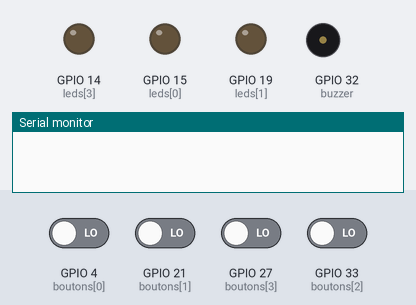
Recording of a sketch running on a simulated ESP32. Shown: output pins drawn as LEDs (lit = HIGH), buzzer (waves = sounding), the last lines printed to the serial monitor. Dashed ring = blinking. The test bench sets the inputs (shaded band); at power-on: GPIO 4 (boutons[0]), GPIO 21 (boutons[1]), GPIO 27 (boutons[3]), GPIO 33 (boutons[2]) LOW. Random numbers use the default seed unless the sketch sets one; pins used as bus, display or sensor lines are not drawn.

Above: at 1.2 s.
1.3 s: GPIO 4 (boutons[0]) driven HIGH
At 3.8 s:
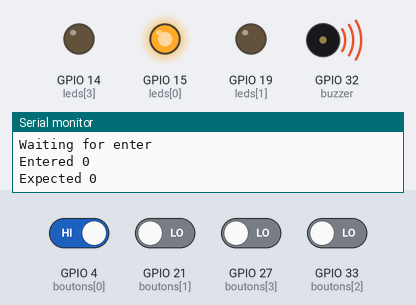
4.1 s: GPIO 4 (boutons[0]) driven LOW
At 5.0 s:
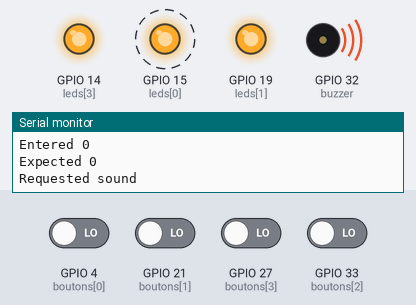
6.6 s: GPIO 21 (boutons[1]) driven HIGH
At 9.3 s:
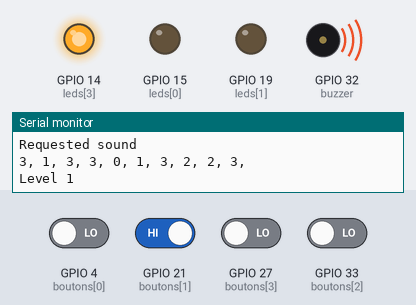
9.6 s: GPIO 27 (boutons[3]) driven HIGH
11.2 s: GPIO 27 (boutons[3]) driven LOW
At 14.5 s:
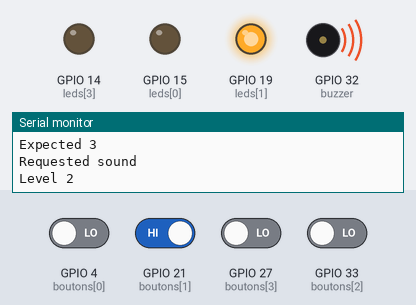
Timing chart, 0 to 18.2 s (numbered marks = the images above; inputs shaded):
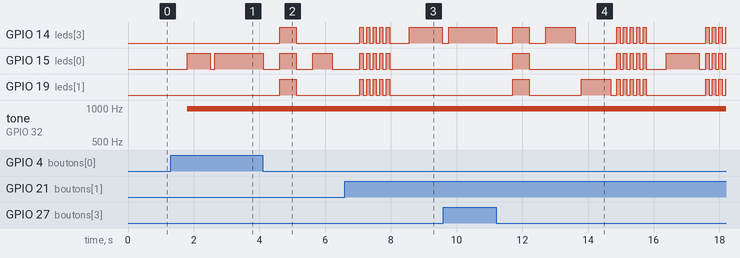

Measured:
- after the input at 1.3 s, GPIO 15 (leds[0]): LOW → HIGH after 0.50 s, → LOW 0.70 s later, → HIGH 0.14 s later; tone on GPIO 32 (buzzer): silent → 987 Hz after 0.50 s
- after the input at 4.1 s, GPIO 14 (leds[3]), GPIO 19 (leds[1]): LOW → HIGH after 0.52 s, → LOW 0.50 s later; GPIO 15 (leds[0]): alternates HIGH for 0.55 s and LOW for 0.50 s, starting at once
- after the input at 6.6 s, GPIO 14 (leds[3]): goes 4 × (HIGH 0.10 s, LOW 0.10 s), HIGH 0.10 s, LOW 0.60 s, HIGH 1.0 s, then LOW, starting after 0.46 s; GPIO 15 (leds[0]), GPIO 19 (leds[1]): alternates HIGH for 0.10 s and LOW for 0.10 s, 10 changes in all, then stays LOW, starting after 0.46 s
- after the input at 11.2 s, GPIO 14 (leds[3]): HIGH → LOW at once, → HIGH 0.50 s later, → LOW 0.50 s later, → HIGH 0.50 s later, … (22 changes in this stretch); GPIO 15 (leds[0]): LOW → HIGH after 0.52 s, → LOW 0.50 s later, → HIGH 2.7 s later, → LOW 0.10 s later, … (21 changes in this stretch)

The sketch:

cadenas_simon.ino
```cpp
#include "puzzlelib.h"
#define PUZZLE

const int MAX_LEVEL = 10;
int sequence[MAX_LEVEL];
int your_sequence[MAX_LEVEL];
int level = 0;

int velocity = 700;
int boutonStart = 10;
int boutons[4] = {4,21, 33, 27};
int leds[4] = {15, 19, 32, 14};
note_t notes[4] = {NOTE_A, NOTE_C, NOTE_E, NOTE_G};
int buzzer = 32;

bool locked = true;

void set_all(int state) {
  for (int i = 0; i < 4; ++i) {
    digitalWrite(leds[i], state);
  }
}

void set_state(bool lock) {
  if (locked) {
    Serial.println("unlock");
    delay(1000);
  } else {
  }

  locked = lock;
}

void setup() {
  Serial.begin(9600);
  Serial.println();
  ledcSetup(0, 2048, 10);
  ledcAttachPin(buzzer, 0);
  //set up boutons & leds
  for (int i = 0; i < 4; ++i) {
    pinMode(boutons[i], INPUT);
    pinMode(leds[i], OUTPUT);
    digitalWrite(leds[i], HIGH);
  }
  set_all(LOW);


  if (puzzle_init(set_state, "SIMN") != PUZZLE_OK) {
    Serial.println("Error initializing puzzle");
  }
}

void loop() {
  if (!locked) {
    set_all(HIGH);
    return;
  }

  if (level == 0) {
    int buttonPressed = -1;
    while (buttonPressed == -1) {
      for (int j = 0; j < 4; j++) {
      	if (digitalRead(boutons[j]) == HIGH)
      	  buttonPressed = j;
      }
    }
    level = 1;
    generate_sequence();
    delay(500);
  } else {
    Serial.print("Level ");
    Serial.println(level);
    //montre la séquence
    show_sequence();
    //enregistre ta séquence
    get_sequence();
  }
}

void show_sequence(){
  //éteint toutes les leds
  set_all(LOW);

  //montre la séquence
  for (int i = 0; i < level; i++){
    digitalWrite(leds[sequence[i]], HIGH);
    ledcWriteNote(0, NOTE_B, 5);
    delay(velocity);
    digitalWrite(leds[sequence[i]], LOW);
    delay(velocity/5);
  }
}

void get_sequence() {
  for (int i = 0; i < level; i++){
    int buttonPressed = -1;
    Serial.println("Waiting for enter");
    while (buttonPressed == -1) {
      for (int j = 0; j < 4; j++) {
      	if (digitalRead(boutons[j]) == HIGH) {
      	  buttonPressed = j;
        }
      }
    }
    Serial.print("Entered ");
    Serial.println(buttonPressed);
    Serial.print("Expected ");
    Serial.println(sequence[i]);

    digitalWrite(leds[buttonPressed], HIGH); // TODO beeps
    if (buttonPressed != sequence[i]) {
      wrong_sequence();
      return;
    }
    delay(10);
    while (digitalRead(boutons[buttonPressed]) == HIGH) {
      while (digitalRead(boutons[buttonPressed]) == HIGH) delay(1);
      delay(5);
    }
    delay(10);
    digitalWrite(leds[buttonPressed], LOW);
  }
  right_sequence();
}

void generate_sequence(){
  //générer une sequence aléatoire
  randomSeed(millis());
  for (int i = 0; i < MAX_LEVEL; i++){
    sequence[i] = random(0,4);
    while (i > 2 && sequence[i-2] == sequence[i-1] && sequence[i-1] == sequence[i]) {
      sequence[i] = random(0,4);
    }
    Serial.print(sequence[i]);
    Serial.print(", ");
  }
  Serial.println();
}

void wrong_sequence(){
  /*for (int i = 0; i < 3; i++){
    digitalWrite(2, HIGH);
    digitalWrite(3, HIGH);
    digitalWrite(4, HIGH);
    digitalWrite(5, HIGH);
    delay(250);
    digitalWrite(2, LOW);
    digitalWrite(3, LOW);
    digitalWrite(4, LOW);
    digitalWrite(5, LOW);
    delay(250);
  }*/

  //Son défaite
  Serial.println("dommage"); // TODO beeps lol
  puzzle_request_sound(1);
  //Retour départ
  for (int i = 0; i < 5; i++){
      set_all(HIGH);
      delay(100);

      set_all(LOW);
      delay(100);
    }

  level = 0;
  velocity = 1000;

}

void right_sequence(){
  if (level < MAX_LEVEL){
    //led clignotes
    set_all(LOW);
    delay(500);

    puzzle_request_sound(0);
    set_all(HIGH);
    delay(500);

    set_all(LOW);
    delay(500);
    level++;
  }

  //Condition de voctoire (j'ai ajouté)
  if (level == MAX_LEVEL){
    //led clignote 3 fois;
    for (int i = 0; i < 3; i++){
      set_all(HIGH);
      delay(250);

      set_all(LOW);
      delay(250);
    }

    //Son de victoire
    //Déclanche le moteur
    puzzle_update_lock_status(false);
    puzzle_request_sound(2);
  }
  //Augmente la difficulté
  if (velocity >= 100) {
    velocity -= 100;
  }
  if (velocity < 100) {
    velocity = 100;
  }
}
```
